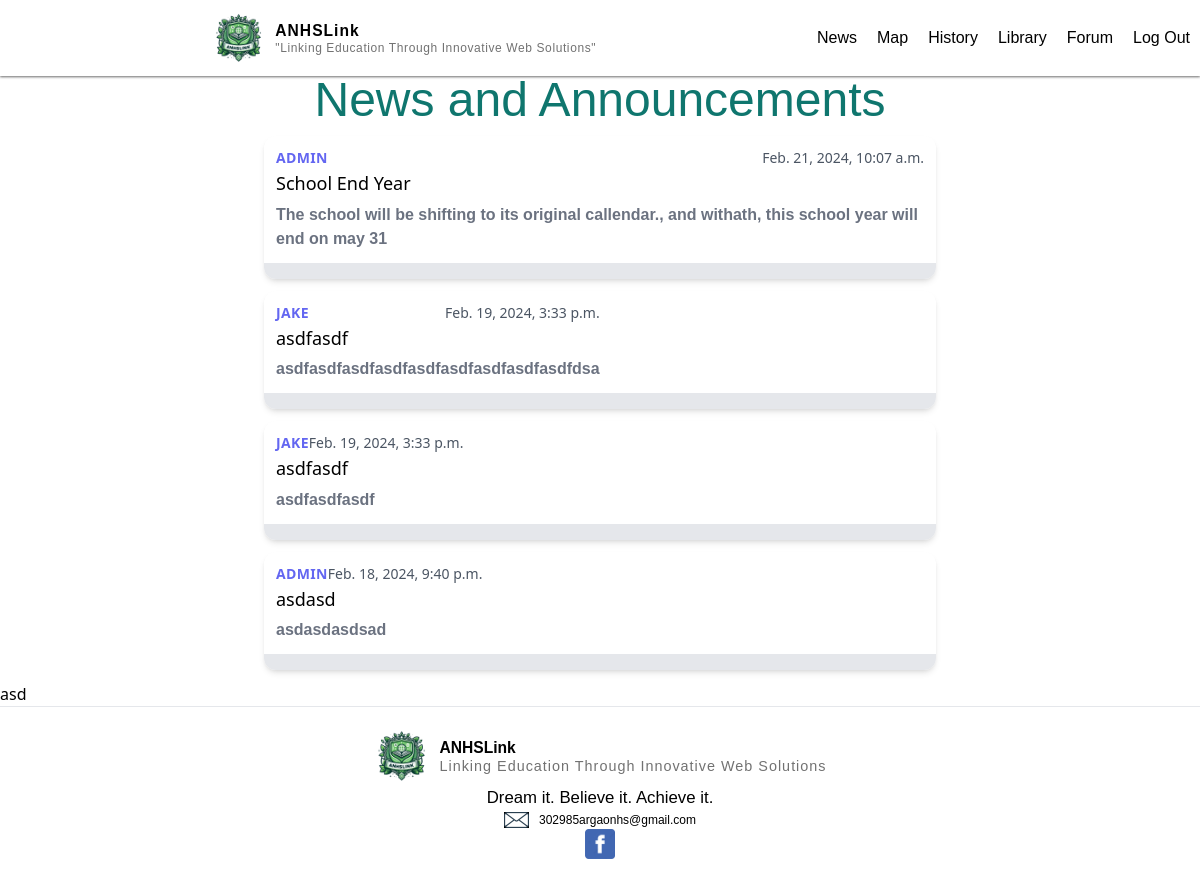
The page / (signed in) on the database as committed earlier.
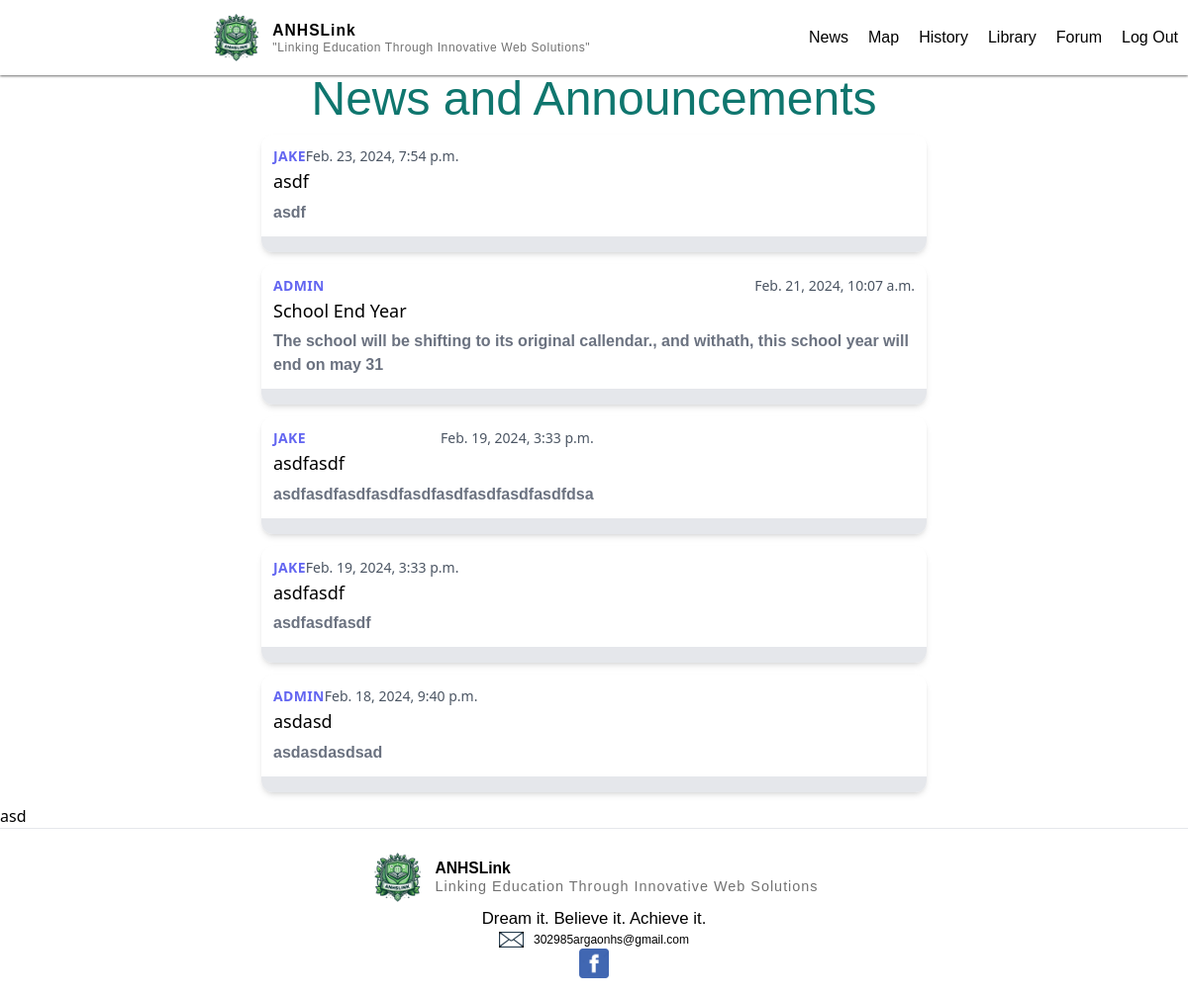
The same page on the database as committed later.
### main/models.py (models this page shows, shortened)
class Post(models.Model):
    author = models.ForeignKey(User, on_delete=models.CASCADE)
    title = models.CharField (max_length=200)
    description = models.TextField()
    created_at = models.DateTimeField(auto_now_add=True)
    updated_at = models.DateTimeField(auto_now=True)

### main/views.py (the view)
# urls.py: path("", views.home, name="home"),
@login_required(login_url="/anhs")
def home (request):
    posts = Post.objects.all().order_by('-created_at')
    return render(request,"main/home.html", {"posts":posts})

### main/templates/main/home.html (shortened to what this page needs)
{% extends "main/base.html" %}
{% load static %}
{% block body %}
<div class="image_container">
  <div> <h1 class="text-teal-700  text-5xl text-center flex justify-center">News and Announcements</h1></div>
</div>
{% for post in posts %}
<div class="max-w-md mx-auto bg-white rounded-xl shadow-md overflow-hidden md:max-w-2xl m-3">
  <div class="md:flex">
    <div class="p-3">
      <div class="flex justify-between"><span class="uppercase tracking-wide text-sm text-indigo-500 font-semibold">{{post.author.username}}
        </span>
        <span class="text-sm text-gray-600">{{post.created_at}}</span>
      </div>
      <a href="#" class="block mt-1 text-lg leading-tight font-medium text-black hover:underline">{{post.title}}</a>
      <p class="mt-2 text-gray-500 font-extrabold">{{post.description}}</p>
    </div>
  </div>
  <div class="px-4 py-2 bg-gray-200 text-right">
  </div>
</div>
{% empty %}
<p class="m-3 text-center text-gray-500">No posts</p>
{% endfor %}
{% endblock %}

Rows that differ between the two databases and show on the page:
added Post: author.username "JAKE", created_at "Feb. 23, 2024, 7:54 p.m.", title "asdf", description "asdf"
